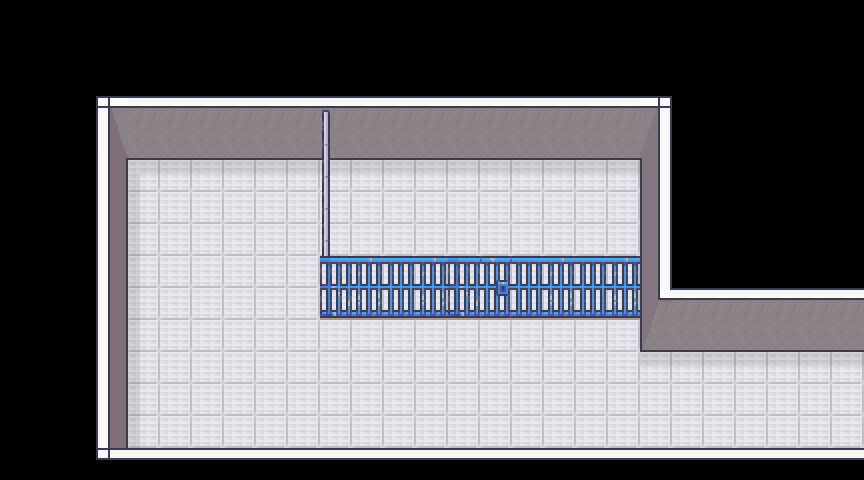

Below is a game level as drawn by its tile map, then a one-line description and the .tmx file that defines it, in full:
An orthogonal 27x15 tile map with 32x32 px tiles, 2 tile layers (background, decoration), 3 tilesets.

<map version="1.10" tiledversion="1.10.2" orientation="orthogonal" renderorder="right-down" width="27" height="15" tilewidth="32" tileheight="32" infinite="0" nextlayerid="3" nextobjectid="1">
 <tileset firstgid="1" source="escape_game_jail.tsx" />
 <tileset firstgid="1321" source="floors.tsx" />
 <tileset firstgid="1921" source="jail.tsx" />
 <layer id="1" name="background" width="27" height="15">
  <data encoding="csv">
0,0,0,0,0,0,0,0,0,0,0,0,0,0,0,0,0,0,0,0,0,0,0,0,0,0,0,
0,0,0,0,0,0,0,0,0,0,0,0,0,0,0,0,0,0,0,0,0,0,0,0,0,0,0,
0,0,0,0,0,0,0,0,0,0,0,0,0,0,0,0,0,0,0,0,0,0,0,0,0,0,0,
0,0,0,355,404,405,404,405,404,405,404,405,404,405,404,405,404,405,404,405,358,0,0,0,0,0,0,
0,0,0,379,428,429,428,429,428,429,428,429,428,429,428,429,428,429,428,429,382,0,0,0,0,0,0,
0,0,0,403,1381,1382,1382,1382,1382,1382,1382,1382,1382,1382,1382,1382,1382,1382,1382,1382,406,0,0,0,0,0,0,
0,0,0,403,1396,1397,1397,1397,1397,1397,1397,1397,1397,1397,1397,1397,1397,1397,1397,1397,406,0,0,0,0,0,0,
0,0,0,403,1396,1397,1397,1397,1397,1397,1397,1397,1397,1397,1397,1397,1397,1397,1397,1397,406,0,0,0,0,0,0,
0,0,0,403,1396,1397,1397,1397,1397,1397,1397,1397,1397,1397,1397,1397,1397,1397,1397,1397,406,0,0,0,0,0,0,
0,0,0,403,1396,1397,1397,1397,1397,1397,1397,1397,1397,1397,1397,1397,1397,1397,1397,1397,430,404,404,404,404,404,404,
0,0,0,403,1396,1397,1397,1397,1397,1397,1397,1397,1397,1397,1397,1397,1397,1397,1397,1397,454,428,428,428,428,428,428,
0,0,0,403,1396,1397,1397,1397,1397,1397,1397,1397,1397,1397,1397,1397,1397,1397,1397,1397,1382,1382,1382,1382,1382,1382,1382,
0,0,0,403,1396,1397,1397,1397,1397,1397,1397,1397,1397,1397,1397,1397,1397,1397,1397,1397,1397,1397,1397,1397,1397,1397,1397,
0,0,0,403,1396,1397,1397,1397,1397,1397,1397,1397,1397,1397,1397,1397,1397,1397,1397,1397,1397,1397,1397,1397,1397,1397,1397,
0,0,0,475,476,476,476,476,476,476,476,476,476,476,476,476,476,476,476,476,476,476,476,476,476,476,476
</data>
 </layer>
 <layer id="2" name="decoration" width="27" height="15">
  <data encoding="csv">
0,0,0,0,0,0,0,0,0,0,0,0,0,0,0,0,0,0,0,0,0,0,0,0,0,0,0,
0,0,0,0,0,0,0,0,0,0,0,0,0,0,0,0,0,0,0,0,0,0,0,0,0,0,0,
0,0,0,0,0,0,0,0,0,0,0,0,0,0,0,0,0,0,0,0,0,0,0,0,0,0,0,
0,0,0,0,0,0,0,0,0,0,1962,0,0,0,0,0,0,0,0,0,0,0,0,0,0,0,0,
0,0,0,0,0,0,0,0,0,0,1978,0,0,0,0,0,0,0,0,0,0,0,0,0,0,0,0,
0,0,0,0,0,0,0,0,0,0,1978,0,0,0,0,0,0,0,0,0,0,0,0,0,0,0,0,
0,0,0,0,0,0,0,0,0,0,1978,0,0,0,0,0,0,0,0,0,0,0,0,0,0,0,0,
0,0,0,0,0,0,0,0,0,0,1978,0,0,0,0,0,0,0,0,0,0,0,0,0,0,0,0,
0,0,0,0,0,0,0,0,0,0,1929,1932,1931,1932,1929,1930,1931,1932,1931,1932,0,0,0,0,0,0,0,
0,0,0,0,0,0,0,0,0,0,1945,1948,1947,1948,1945,1946,1947,1948,1947,1948,0,0,0,0,0,0,0,
0,0,0,0,0,0,0,0,0,0,0,0,0,0,0,0,0,0,0,0,0,0,0,0,0,0,0,
0,0,0,0,0,0,0,0,0,0,0,0,0,0,0,0,0,0,0,0,0,0,0,0,0,0,0,
0,0,0,0,0,0,0,0,0,0,0,0,0,0,0,0,0,0,0,0,0,0,0,0,0,0,0,
0,0,0,0,0,0,0,0,0,0,0,0,0,0,0,0,0,0,0,0,0,0,0,0,0,0,0,
0,0,0,0,0,0,0,0,0,0,0,0,0,0,0,0,0,0,0,0,0,0,0,0,0,0,0
</data>
 </layer>
</map>
